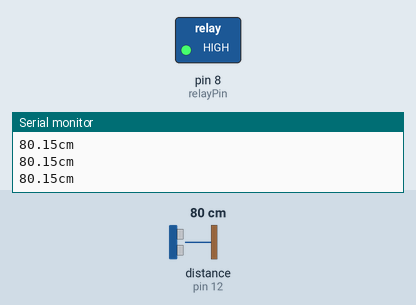
Simulated run of this sketch. Board: Arduino Uno, built with avr-gcc and run on an emulated ATmega328P. Parts: switched loads named in the sketch (green lamp = pin HIGH), the last lines printed to the serial monitor. Wiring (inferred from the names in the program): ultrasonic range finder: trigger pin 11; echo pin 12. Inputs (shaded band) come from the test bench; at power-on: distance to the obstacle (sensor on pin 12) 80 cm. The echo pulse lasts 58.3 µs per cm; pins used as bus, display or sensor lines are not drawn.

Above: at 1.2 s.
1.3 s: distance to the obstacle (sensor on pin 12) set to 6 cm
3.4 s: distance to the obstacle (sensor on pin 12) set to 3 cm
At 4.8 s:
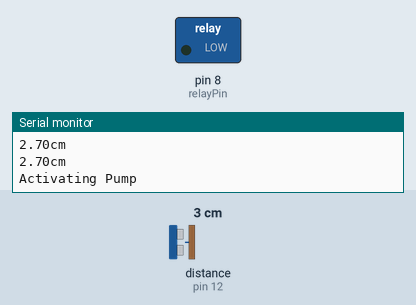
Timing chart, 0 to 6.4 s (numbered marks = the images above; inputs shaded):
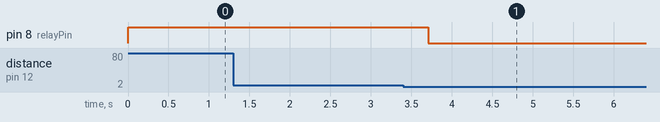

The sketch:

arduinoAutoPump.ino
```cpp
/*
 * created by Rui Santos, https://randomnerdtutorials.com
 *
 * Complete Guide for Ultrasonic Sensor HC-SR04
 *
    Ultrasonic sensor Pins:
        VCC: +5VDC
        Trig : Trigger (INPUT) - Pin11
        Echo: Echo (OUTPUT) - Pin 12
        GND: GND
 */
/* PINS DEFINITON HERE */
int trigPin = 11;    // Trigger
int echoPin = 12;    // Echo
int relayPin = 8;    // Relay

/* Global VARS */
const float maximumDistAllowed = 4.5;
const int circularArraySize = 10;
const int pumpActivationTime = 15000;

/* Don't change those */
int index = 0;
bool validSensorRead = false;
long duration;
float sensorReads[circularArraySize], cm;

/* Setup function */
void setup() {
  // Serial Port begin
  Serial.begin (9600);

  // Define inputs and outputs
  pinMode(trigPin, OUTPUT);
  pinMode(echoPin, INPUT);
  pinMode(relayPin, OUTPUT);

  // Set the relay OFF
  digitalWrite(relayPin, HIGH);

  // Initialize sensorReads with -1
  for(int i = 0; i<10; i++)
    sensorReads[i] = -1;
}

/* This will return the average mean of sensorReads array */
float readSensorWAVG() {
  float result = 0;
  int i = 0;

  /* Read the sensor until you find a -1 */
  for(i=0; i<circularArraySize; i++) {
    if (sensorReads[i] == -1) {
      break;
    }
    result+=sensorReads[i];
  }

  validSensorRead = (i == 10 ? true : false);
  return result/ (float) i;
}

/* This function will handle correct index of the circular array */
void addToArray(float value) {
  sensorReads[index] = value;
  index++;
  index = index % circularArraySize;
}

/* This function will read the sensor and calculate it in cm */
long readSensor() {

  // The sensor is triggered by a HIGH pulse of 10 or more microseconds.
  // Give a short LOW pulse beforehand to ensure a clean HIGH pulse:
  digitalWrite(trigPin, LOW);
  delayMicroseconds(5);
  digitalWrite(trigPin, HIGH);
  delayMicroseconds(10);
  digitalWrite(trigPin, LOW);

  // Read the signal from the sensor: a HIGH pulse whose
  // duration is the time (in microseconds) from the sending
  // of the ping to the reception of its echo off of an object.
  pinMode(echoPin, INPUT);
  duration = pulseIn(echoPin, HIGH);

  // Convert the time into a distance
  // Divide by 29.1 or multiply by 0.0343
  cm = (duration/2.0) / 29.1;

  if (cm > 1 && cm < 20) {
    // Add this value to the sensor
    addToArray(cm);
  }

  Serial.print(cm);
  Serial.print("cm ");
  Serial.println();
}

/* Main function */
void loop() {

  /* We read the sensor measurements first */
  readSensor();

  /* Check if we need to activate the pump */
  if ((readSensorWAVG() <= maximumDistAllowed) && validSensorRead) {
    // Activate Pump for 5 seconds
    Serial.println("Activating Pump");
    digitalWrite(relayPin, LOW);
    delay(pumpActivationTime);
    // Turn off the Pump now
    digitalWrite(relayPin, HIGH);

    /* Right after we set this to a very high value so we don't reactivate again unless
    really necessary */
    for (int i = 0; i<circularArraySize; i++)
      sensorReads[i] = 100;
  }

  delay(100);
}
```

Measured:
- the behaviour switches between 5 and 4 cm on distance to the obstacle (sensor on pin 12) (found by bisection; images 0 and 1)
- after the input at 3.4 s, pin 8 (relayPin): HIGH → LOW after 0.31 s
